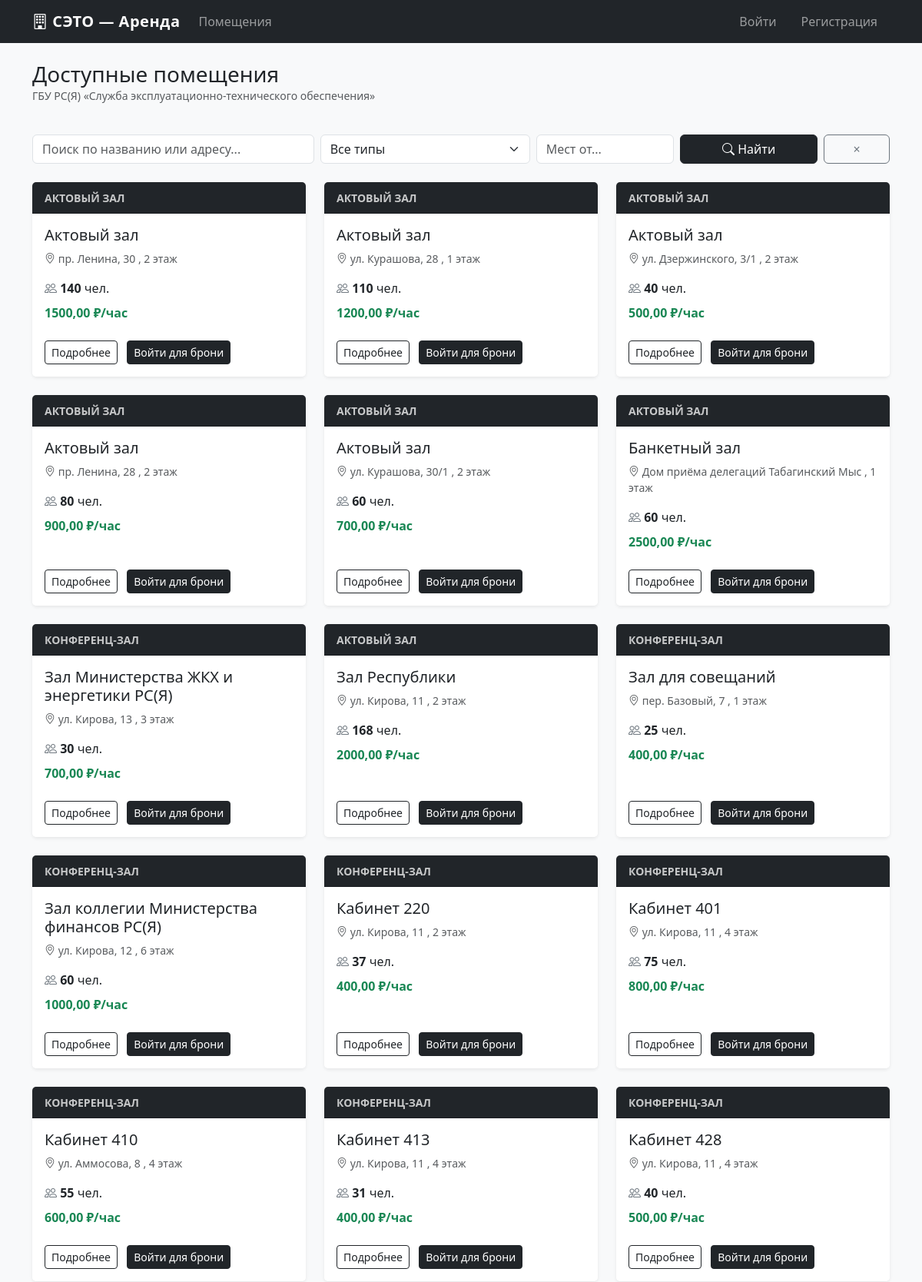
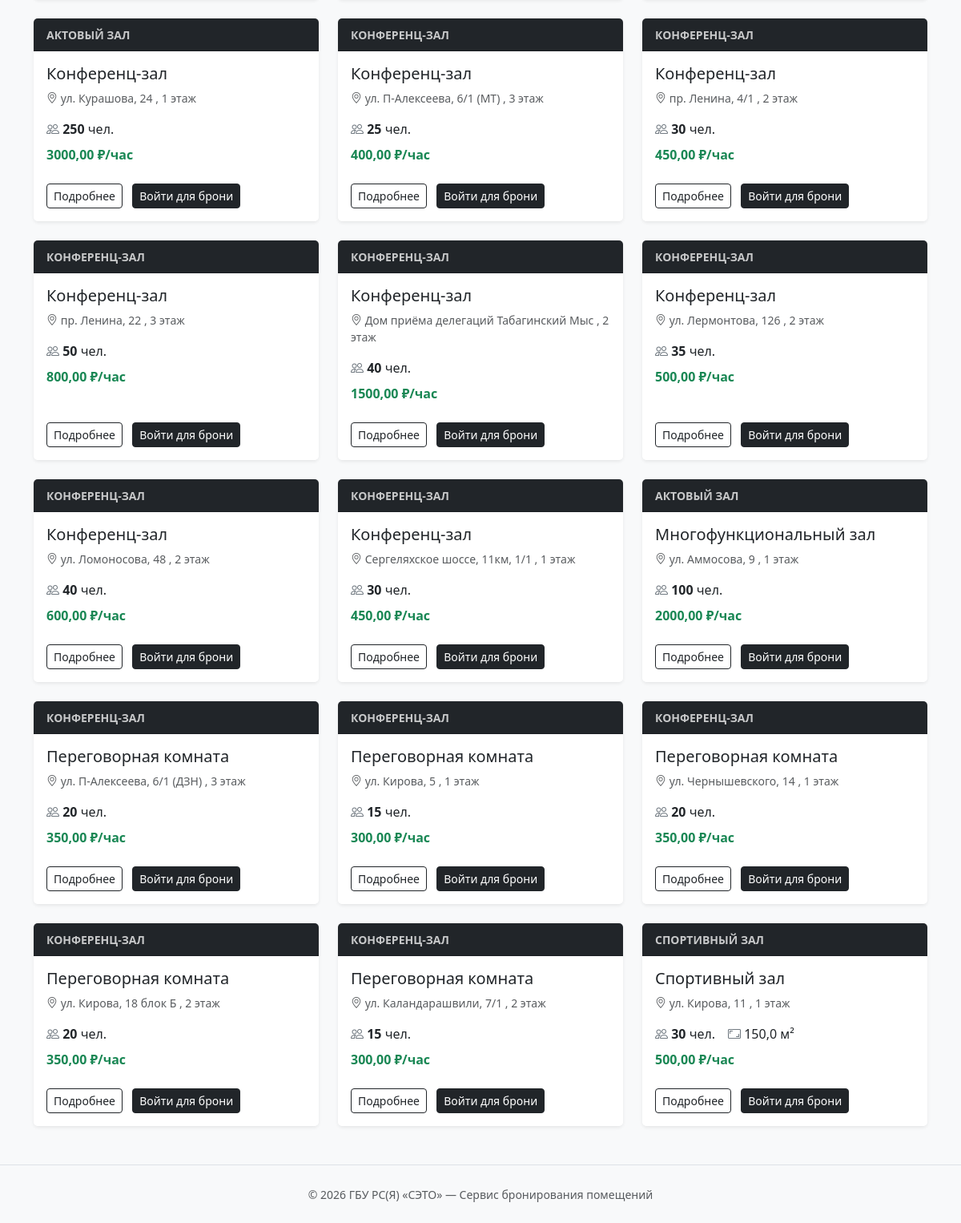
The page / on the database its author committed (2 pictures, top to bottom).
### rental/models.py (models this page shows, shortened)
class Venue(models.Model):
    VENUE_TYPES = [
        ('hall', 'Актовый зал'),
        ('conference', 'Конференц-зал'),
        ('sport', 'Спортивный зал'),
        ('rest', 'Комната отдыха'),
        ('other', 'Иное помещение'),
    ]
    name = models.CharField(max_length=255, verbose_name='Название помещения')
    building = models.ForeignKey(
        Building,
        on_delete=models.SET_NULL,
        null=True, blank=True,
        related_name='venues',  # building.venues.all() — все помещения здания
        verbose_name='Здание'
    )
    venue_type = models.CharField(
        max_length=20, choices=VENUE_TYPES,
        default='hall', verbose_name='Тип помещения'
    )
    floor = models.IntegerField(blank=True, null=True, verbose_name='Этаж')
    area = models.FloatField(blank=True, null=True, verbose_name='Площадь, м²')
    capacity = models.IntegerField(verbose_name='Вместимость (чел.)')
    equipment = models.TextField(blank=True, verbose_name='Оборудование')
    special_conditions = models.TextField(blank=True, verbose_name='Особые условия')
    is_active = models.BooleanField(default=True, verbose_name='Доступно для бронирования')
    work_start = models.TimeField(default='08:00', verbose_name='Начало работы')
    work_end = models.TimeField(default='20:00', verbose_name='Конец работы')
    price_per_hour = models.DecimalField(
        max_digits=10, decimal_places=2,
        default=0, verbose_name='Цена за час (руб.)'
    )
    image_url = models.CharField(max_length=500, blank=True, verbose_name='Фото (URL)')
    class Meta:
        verbose_name = 'Помещение'
        verbose_name_plural = 'Помещения'
        ordering = ['name']

class Building(models.Model):
    address = models.CharField(max_length=255, verbose_name='Адрес')
    year_built = models.CharField(max_length=50, blank=True, verbose_name='Год постройки')
    total_area = models.FloatField(blank=True, null=True, verbose_name='Площадь, м²')
    floors = models.IntegerField(blank=True, null=True, verbose_name='Этажность')
    note = models.TextField(blank=True, verbose_name='Примечание')
    class Meta:
        verbose_name = 'Здание'
        verbose_name_plural = 'Здания'
        ordering = ['address']  # Сортировка по умолчанию

### rental/views.py (the view)
# urls.py: path('', views.index, name='index'),
def index(request):
    venues = Venue.objects.filter(is_active=True).select_related('building')
    venue_type = request.GET.get('type')       # Параметр из URL: ?type=hall
    capacity = request.GET.get('capacity')     # Параметр из URL: ?capacity=50
    search = request.GET.get('search', '')     # Параметр поиска: ?search=...
    if venue_type:
        venues = venues.filter(venue_type=venue_type)
    if capacity:
        venues = venues.filter(capacity__gte=int(capacity))
    if search:
        venues = venues.filter(
            Q(name__icontains=search) |           # icontains — регистронезависимый поиск
            Q(building__address__icontains=search)
        )
    context = {
        'venues': venues,
        'venue_types': Venue.VENUE_TYPES,
        'selected_type': venue_type,
        'search': search,
    }
    return render(request, 'rental/index.html', context)

### rental/templates/rental/index.html (shortened to what this page needs)
{% extends 'rental/base.html' %}
{% block content %}
<div class="row mb-4 align-items-center">
  <div class="col">
    <h1 class="h3 mb-0">Доступные помещения</h1>
    <p class="text-muted small">ГБУ РС(Я) «Служба эксплуатационно-технического обеспечения»</p>
  </div>
</div>
<form method="get" class="row g-2 mb-4">
  <div class="col-md-4">
    <input type="text" name="search" class="form-control"
           placeholder="Поиск по названию или адресу..."
           value="{{ search }}">
  </div>
  <div class="col-md-3">
    <select name="type" class="form-select">
      <option value="">Все типы</option>
    </select>
  </div>
  <div class="col-md-2">
    <input type="number" name="capacity" class="form-control"
           placeholder="Мест от..." min="1">
  </div>
  <div class="col-md-2">
    <button type="submit" class="btn btn-dark w-100">
      <i class="bi bi-search"></i> Найти
    </button>
  </div>
  <div class="col-md-1">
    <a href="{% url 'index' %}" class="btn btn-outline-secondary w-100"
       title="Сбросить">×</a>
  </div>
</form>
{% if venues %}
  <div class="row row-cols-1 row-cols-md-2 row-cols-lg-3 g-4">
    {% for venue in venues %}
    <div class="col">
      <div class="card h-100 venue-card shadow-sm">
        <div class="card-header bg-dark text-white py-2">
          <small class="text-uppercase fw-semibold opacity-75">
            {{ venue.get_venue_type_display }}
          </small>
        </div>
        <div class="card-body">
          <h5 class="card-title">{{ venue.name }}</h5>
          {% if venue.building %}
            <p class="card-text text-muted small mb-1">
              <i class="bi bi-geo-alt"></i> {{ venue.building.address }}
              {% if venue.floor %}, {{ venue.floor }} этаж{% endif %}
            </p>
          {% endif %}
          <div class="d-flex gap-3 mt-3">
            <span title="Вместимость">
              <i class="bi bi-people text-secondary"></i>
              <strong>{{ venue.capacity }}</strong> чел.
            </span>
            {% if venue.area %}
            <span title="Площадь">
              <i class="bi bi-aspect-ratio text-secondary"></i>
              {{ venue.area }} м²
            </span>
            {% endif %}
          </div>
          {% if venue.price_per_hour %}
          <p class="mt-2 mb-0 text-success fw-semibold">
            {{ venue.price_per_hour }} ₽/час
          </p>
          {% else %}
          <p class="mt-2 mb-0 text-muted small">Бесплатно</p>
          {% endif %}
        </div>
        <div class="card-footer bg-white border-0 pb-3">
          <a href="{% url 'venue_detail' venue.pk %}"
             class="btn btn-outline-dark btn-sm me-2">Подробнее</a>
          {% if user.is_authenticated %}
            <a href="{% url 'book_venue' venue.pk %}"
               class="btn btn-dark btn-sm">Забронировать</a>
          {% else %}
            <a href="{% url 'login' %}"
               class="btn btn-dark btn-sm">Войти для брони</a>
          {% endif %}
        </div>
      </div>
    </div>
    {% endfor %}
  </div>
{% else %}
  <div class="text-center py-5 text-muted">
    <i class="bi bi-search display-4 d-block mb-3"></i>
    <p>Помещения не найдены. Попробуйте изменить фильтры.</p>
    <a href="{% url 'index' %}" class="btn btn-outline-secondary">Сбросить фильтры</a>
  </div>
{% endif %}
{% endblock %}

### rental/templates/rental/base.html (shortened to what this page needs)
<!DOCTYPE html>
<html lang="ru">
<head>
  <link href="https://cdn.jsdelivr.net/npm/bootstrap@5.3.0/dist/css/bootstrap.min.css"
        rel="stylesheet">
  <link href="https://cdn.jsdelivr.net/npm/bootstrap-icons@1.10.5/font/bootstrap-icons.css"
        rel="stylesheet">
</head>
<body>
<nav class="navbar navbar-expand-lg navbar-dark bg-dark">
  <div class="container">
    <a class="navbar-brand" href="{% url 'index' %}">
      <i class="bi bi-building"></i> СЭТО — Аренда
    </a>
    <div class="collapse navbar-collapse" id="navMenu">
      <ul class="navbar-nav me-auto">
        <li class="nav-item">
          <a class="nav-link" href="{% url 'index' %}">Помещения</a>
        </li>
      </ul>
      <ul class="navbar-nav ms-auto">
        {% if user.is_authenticated %}
          <li class="nav-item dropdown">
            <a class="nav-link dropdown-toggle" href="#" data-bs-toggle="dropdown">
              <i class="bi bi-person-circle"></i> {{ user.username }}
            </a>
            <ul class="dropdown-menu dropdown-menu-end">
              <li><a class="dropdown-item" href="{% url 'my_bookings' %}">Мои заявки</a></li>
              <li><hr class="dropdown-divider"></li>
              <li><a class="dropdown-item text-danger" href="{% url 'logout' %}">Выйти</a></li>
            </ul>
          </li>
        {% else %}
          <li class="nav-item">
            <a class="nav-link" href="{% url 'login' %}">Войти</a>
          </li>
          <li class="nav-item">
            <a class="nav-link btn btn-outline-light btn-sm ms-2 px-3"
               href="{% url 'register' %}">Регистрация</a>
          </li>
        {% endif %}
      </ul>
    </div>
  </div>
</nav>
<main class="container my-4">
  {% block content %}{% endblock %}
</main>
<footer class="text-center text-muted">
  <div class="container">
    <small>© 2026 ГБУ РС(Я) «СЭТО» — Сервис бронирования помещений</small>
  </div>
</footer>
</body>
</html>

### rental/templates/rental/base.html (style rules this page uses)
body { background-color: #f8f9fa; }
.navbar-brand { font-weight: 600; letter-spacing: .5px; }
.venue-card { transition: transform .15s, box-shadow .15s; border: none; }
footer { border-top: 1px solid #dee2e6; margin-top: 3rem; padding: 1.5rem 0; }

### rows shown on the page
Venue: venue_type "АКТОВЫЙ ЗАЛ", name "Актовый зал", building.address "пр. Ленина, 30", floor "2", capacity "140", price_per_hour "1500,00"
Venue: venue_type "АКТОВЫЙ ЗАЛ", name "Актовый зал", building.address "ул. Курашова, 28", floor "1", capacity "110", price_per_hour "1200,00"
Venue: venue_type "АКТОВЫЙ ЗАЛ", name "Актовый зал", building.address "ул. Дзержинского, 3/1", floor "2", capacity "40", price_per_hour "500,00"
Venue: venue_type "АКТОВЫЙ ЗАЛ", name "Актовый зал", building.address "пр. Ленина, 28", floor "2", capacity "80", price_per_hour "900,00"
Venue: venue_type "АКТОВЫЙ ЗАЛ", name "Актовый зал", building.address "ул. Курашова, 30/1", floor "2", capacity "60", price_per_hour "700,00"
Venue: venue_type "АКТОВЫЙ ЗАЛ", name "Банкетный зал", building.address "Дом приёма делегаций Табагинский Мыс", floor "1", capacity "60", price_per_hour "2500,00"
Venue: venue_type "КОНФЕРЕНЦ-ЗАЛ", name "Зал Министерства ЖКХ и энергетики РС(Я)", building.address "ул. Кирова, 13", floor "3", capacity "30", price_per_hour "700,00"
Venue: venue_type "АКТОВЫЙ ЗАЛ", name "Зал Республики", building.address "ул. Кирова, 11", floor "2", capacity "168", price_per_hour "2000,00"
Venue: venue_type "КОНФЕРЕНЦ-ЗАЛ", name "Зал для совещаний", building.address "пер. Базовый, 7", floor "1", capacity "25", price_per_hour "400,00"
Venue: venue_type "КОНФЕРЕНЦ-ЗАЛ", name "Зал коллегии Министерства финансов РС(Я)", building.address "ул. Кирова, 12", floor "6", capacity "60", price_per_hour "1000,00"
Venue: venue_type "КОНФЕРЕНЦ-ЗАЛ", name "Кабинет 220", building.address "ул. Кирова, 11", floor "2", capacity "37", price_per_hour "400,00"
Venue: venue_type "КОНФЕРЕНЦ-ЗАЛ", name "Кабинет 401", building.address "ул. Кирова, 11", floor "4", capacity "75", price_per_hour "800,00"
Venue: venue_type "КОНФЕРЕНЦ-ЗАЛ", name "Кабинет 410", building.address "ул. Аммосова, 8", floor "4", capacity "55", price_per_hour "600,00"
Venue: venue_type "КОНФЕРЕНЦ-ЗАЛ", name "Кабинет 413", building.address "ул. Кирова, 11", floor "4", capacity "31", price_per_hour "400,00"
Venue: venue_type "КОНФЕРЕНЦ-ЗАЛ", name "Кабинет 428", building.address "ул. Кирова, 11", floor "4", capacity "40", price_per_hour "500,00"
Venue: venue_type "АКТОВЫЙ ЗАЛ", name "Конференц-зал", building.address "ул. Курашова, 24", floor "1", capacity "250", price_per_hour "3000,00"
Venue: venue_type "КОНФЕРЕНЦ-ЗАЛ", name "Конференц-зал", building.address "ул. П-Алексеева, 6/1 (МТ)", floor "3", capacity "25", price_per_hour "400,00"
Venue: venue_type "КОНФЕРЕНЦ-ЗАЛ", name "Конференц-зал", building.address "пр. Ленина, 4/1", floor "2", capacity "30", price_per_hour "450,00"
Venue: venue_type "КОНФЕРЕНЦ-ЗАЛ", name "Конференц-зал", building.address "пр. Ленина, 22", floor "3", capacity "50", price_per_hour "800,00"
Venue: venue_type "КОНФЕРЕНЦ-ЗАЛ", name "Конференц-зал", building.address "Дом приёма делегаций Табагинский Мыс", floor "2", capacity "40", price_per_hour "1500,00"
Venue: venue_type "КОНФЕРЕНЦ-ЗАЛ", name "Конференц-зал", building.address "ул. Лермонтова, 126", floor "2", capacity "35", price_per_hour "500,00"
Venue: venue_type "КОНФЕРЕНЦ-ЗАЛ", name "Конференц-зал", building.address "ул. Ломоносова, 48", floor "2", capacity "40", price_per_hour "600,00"
Venue: venue_type "КОНФЕРЕНЦ-ЗАЛ", name "Конференц-зал", building.address "Сергеляхское шоссе, 11км, 1/1", floor "1", capacity "30", price_per_hour "450,00"
Venue: venue_type "АКТОВЫЙ ЗАЛ", name "Многофункциональный зал", building.address "ул. Аммосова, 9", floor "1", capacity "100", price_per_hour "2000,00"
Venue: venue_type "КОНФЕРЕНЦ-ЗАЛ", name "Переговорная комната", building.address "ул. П-Алексеева, 6/1 (ДЗН)", floor "3", capacity "20", price_per_hour "350,00"
Venue: venue_type "КОНФЕРЕНЦ-ЗАЛ", name "Переговорная комната", building.address "ул. Кирова, 5", floor "1", capacity "15", price_per_hour "300,00"
Venue: venue_type "КОНФЕРЕНЦ-ЗАЛ", name "Переговорная комната", building.address "ул. Чернышевского, 14", floor "1", capacity "20", price_per_hour "350,00"
Venue: venue_type "КОНФЕРЕНЦ-ЗАЛ", name "Переговорная комната", building.address "ул. Кирова, 18 блок Б", floor "2", capacity "20", price_per_hour "350,00"
Venue: venue_type "КОНФЕРЕНЦ-ЗАЛ", name "Переговорная комната", building.address "ул. Каландарашвили, 7/1", floor "2", capacity "15", price_per_hour "300,00"
Venue: venue_type "СПОРТИВНЫЙ ЗАЛ", name "Спортивный зал", building.address "ул. Кирова, 11", floor "1", capacity "30", area "150,0", price_per_hour "500,00"
